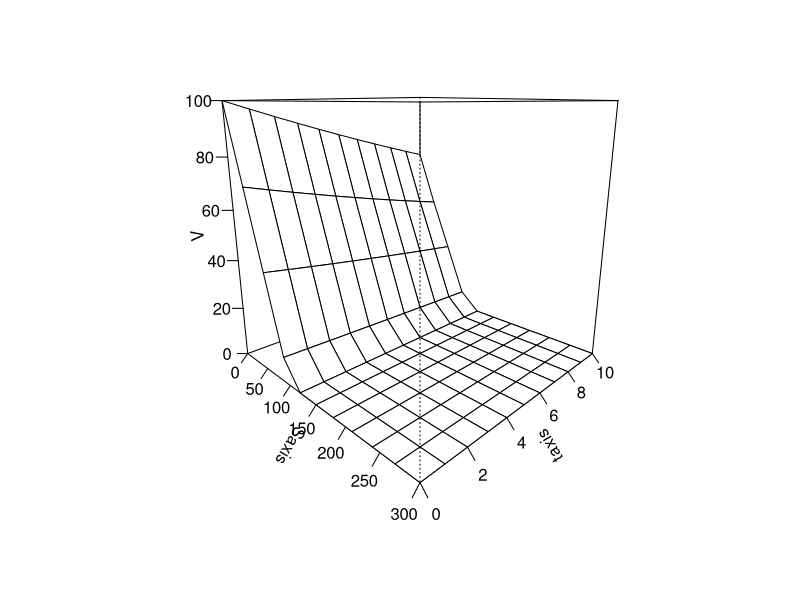
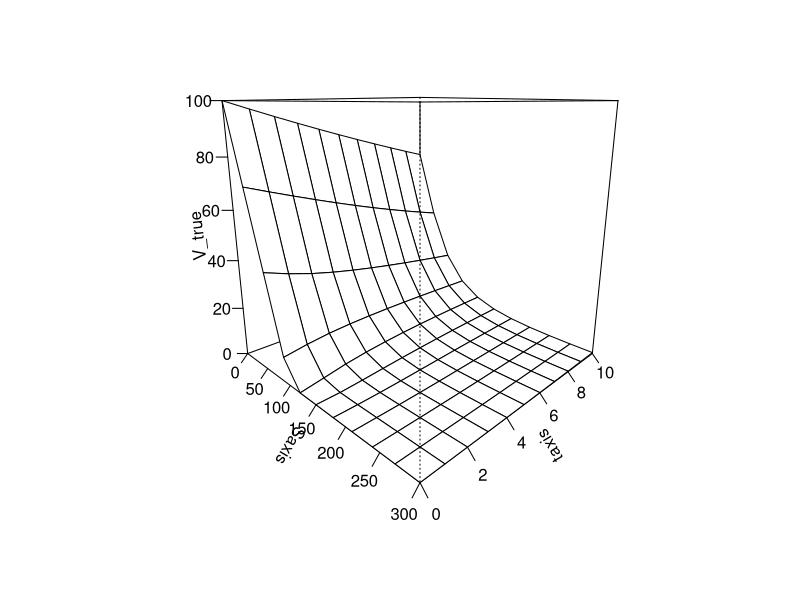

These charts were generated, in order, by the following R code:
#### functions
compute_d1 <- function(S, K, r, sigma, dt) {
  ( log(S / K) + (r + 0.5 * sigma^2) * dt ) / ( sigma * sqrt(dt) )
}
compute_d2 <- function(S, K, r, sigma, dt) {
  compute_d1(S, K, r, sigma, dt) - sigma * sqrt(dt)
}
bs_price_put <- function(S, K, r, sigma, dt) {
  d1 <- compute_d1(S, K, r, sigma, dt)
  d2 <- compute_d2(S, K, r, sigma, dt)
  pnorm(-d2) * K * exp(-r * dt) - pnorm(-d1) * S
}
tridiag <- function(a, b, c, n) {
  v <- c(a,b,c)
  B <- matrix(nrow = n, ncol = n)
  for (i in 1:n) {
    for (j in 1:n) {
      B[i,j] <- 0
    }
  }
  
  B[1,1] <- v[2]
  B[1,2] <- v[3]
  
  for (i in 2:(n - 1)) {
    B[i, i - 1] <- v[1]
    B[i, i] <- v[2]
    B[i, i + 1] <- v[3]
  }
  
  B[n, n - 1] <- v[1]
  B[n, n] <- v[2]
  return (B)
}

#### parameters
S0 <- 100
K <- 100
sigma <- 0.2
r <- 0.03
t_max <- 10
S_min <- 0 # min spot price
S_max <- 3 * K # max spot price
rho <- -0.5 * (2  * r / sigma^2 - 1) 
xi <- -0.25 * (2 * r / sigma^2 + 1)^2

N <- 10 # nb of t steps
J <- 10 # nb of x steps

dS <- (S_max - S_min)/J
dt <- t_max/N
nu <- dt/dS^2

# define U on the interior of the space domain, but the entire time domain
Uint <- matrix(0, nrow = (J - 1), ncol = (N + 1))

# add the initial condition along time t = 0 over the interior of the space domain
for (j in 1:(J - 1)) {
  Uint[j,1] <- exp(-rho * log(j * dS)) * max(K - j * dS, 0)
}
# add the boundary conditions over the entire time domain
alpha <- vector(mode = 'numeric', length = N + 1)
for (n in 1:(N + 1)) {
  alpha[n] <- K * exp(-r * (n - 1) * dt )
}

# create the tridiagonal matrix
A <- tridiag(nu, 1 - 2 * nu, nu, J - 1)

# apply the FTCS 
for (n in 1:N) { # time march
  p <- c(nu * alpha[n], rep(0, J - 2))
  Uint[,n + 1] <- A %*% Uint[,n] + p
}

# transform interior back to V
Vint <- matrix(nrow = nrow(Uint), ncol = ncol(Uint))
for (n in 1:(N + 1)) {
  tau <- (n - 1) * dt * sigma^2 / 2
  for (j in 1:(J - 1)) {
    Vint[j,n] <- exp(rho * log(j * dS) + xi * tau) * Uint[j,n]
  }
}
# add the boundary conditions at S_min and S_max to create the full grid
V <- rbind(alpha, Vint, 0)

# create coordinate vectors
taxis <- seq(0, t_max, dt)
Saxis <- seq(S_min, S_max, dS)

# construct the true solution
V_true <- matrix(nrow = nrow(V), ncol = ncol(V))
for (n in 1:ncol(V_true)) { # time
  for (j in 1:nrow(V_true)) { # space 
    V_true[j,n] <- bs_price_put(Saxis[j], K, r, sigma, t_max - taxis[n])
  }
}
# flip time axis of true solution to match time vector
for (j in 1:nrow(V_true)) {
  V_true[j,] <- rev(V_true[j,])
}

# plot solution
persp(Saxis, taxis, V, theta = 45, phi = 15, ticktype = "detailed")
# plot true solution
 persp(Saxis, taxis, V_true, theta = 45, phi = 15, ticktype = "detailed")
# Compare with Black-Scholes price
# persp(Saxis, taxis, V_true - V, theta = 45, phi = 15, ticktype = "detailed")

# Calculate the maximum error
max(abs(V-V_true))













